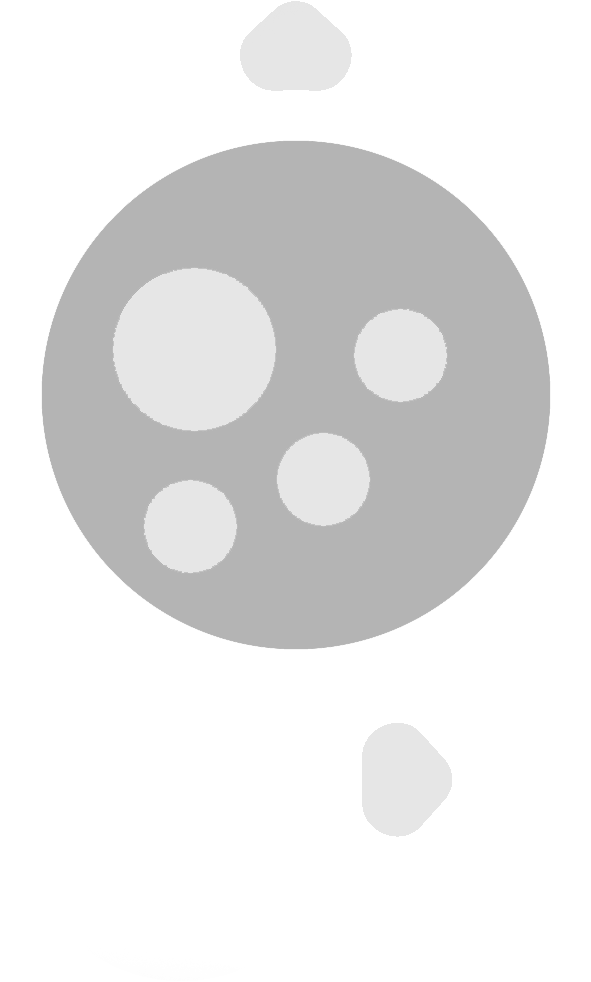
#> input picture Assets/Samples/XR Interaction Toolkit/2.6.4/XR Device Simulator/UI/ControllerDevice/ControllerLeft.png, 591 x 982 px
$ python -i fetch_third_party_assets.py   (imports and definitions only)
#> lines starting #> are read from the running program, lines starting #| are printed output that depends on the picture
"""Fetch and prepare the third-party assets used by SafeRoute VR (all licence-verified; see CREDITS.md).

  python Tools/Assets/fetch_third_party_assets.py fetch      download raw files into the cache (outside the project)
  python Tools/Assets/fetch_third_party_assets.py process    convert them into Assets/SafeRoute/ThirdParty/<Source>/<Asset>/
  python Tools/Assets/fetch_third_party_assets.py credits    (re)write Assets/SafeRoute/ThirdParty/CREDITS.md

Processing makes the files Unity-ready for URP/Lit in a Linear project: OpenGL (+Y) normal maps only, roughness
converted to a MetallicSmoothness map (R = metallic, A = 1 - roughness), signs and flipbooks resized to VR-sensible
sizes. The scene generator only loads these by path and falls back to its procedural materials when a file is missing.
Requires: numpy, Pillow. Cache: %TEMP%/SafeRouteAssetCache (override with SAFEROUTE_ASSET_CACHE).
"""
import io
import json
import os
import shutil
import sys
import tempfile
import time
import urllib.parse
import urllib.request
import zipfile

import numpy as np
from PIL import Image, ImageDraw, ImageFilter, ImageFont

ROOT = os.path.dirname(os.path.dirname(os.path.dirname(os.path.abspath(__file__))))
OUT = os.path.join(ROOT, "Assets", "SafeRoute", "ThirdParty")
CACHE = os.environ.get("SAFEROUTE_ASSET_CACHE", os.path.join(tempfile.gettempdir(), "SafeRouteAssetCache"))
UA = {"User-Agent": "SafeRouteVR-asset-fetch/1.0 (educational VR fire-safety training project)"}

# ---------- Manifest (licences verified against each source's API / licence page on 2026-10-30) ----------

POLYHAVEN_TEXTURES = {  # id: (resolution, real size in metres, use)
    "painted_plaster_wall": ("2k", 2.0, "Corridor and classroom painted walls"),
    "oak_veneer_01": ("1k", 1.83, "Door leaves, teacher's desk top and outdoor benches"),
    "smooth_concrete_floor": ("1k", 2.0, "Stairs, lift alcove, copings and roof (tinted to the scene's grey)"),
    "concrete_pavers": ("1k", 1.92, "Outdoor path to the assembly point"),
}
POLYHAVEN_MODELS = {  # id: (resolution, maps to fetch, use)
    "SchoolDesk_01": ("1k", ["Diffuse", "nor_gl", "Rough", "Metal"], "Classroom 1 desks"),
    "SchoolChair_01": ("1k", ["Diffuse", "nor_gl", "Rough", "Metal"], "Classroom 1 chairs"),
    "korean_fire_extinguisher_01": ("1k", ["body_diff", "body_nor_gl", "body_rough", "body_metal", "glass_diff", "glass_rough",
                                           "glass_opacity", "paper_diff", "paper_opacity", "paper_rough"],
                                    "Corridor fire extinguishers (Korean paper label replaced by an English label)"),
    "fire_alarm": ("1k", ["Diffuse", "nor_gl", "Rough", "Metal"], "Manual call points"),
}
AMBIENTCG = {  # id: (resolution, real size in metres or None = unknown, use)
    "Tiles110": ("2K", 1.85, "Corridor and classroom terrazzo floor"),
    "OfficeCeiling001": ("1K", 3.85, "Suspended T-bar ceiling (tiled at 3.6 m so its 6 x 6 tiles fit the 0.6 m ceiling grid)"),
    "Metal009": ("1K", None, "Brushed steel lift doors and lift metalwork"),
}
# Reviewed in the sourcing audit but not shipped (no material in the scene they fit without new geometry):
# burned_ground_01, PaintedMetal004 (its material is unused), Leaking001/008, SurfaceImperfections014.
NOT_SHIPPED = ["Poly Haven burned_ground_01", "ambientCG PaintedMetal004", "ambientCG Leaking001", "ambientCG Leaking008",
               "ambientCG SurfaceImperfections014", "Unity Labs Flame03, WispySmoke03, DiscSmoke01"]
WIKIMEDIA = {  # file: (licence, author, use)
    "ISO_Exit_-_Left.svg": ("CC0 1.0", "Maxxl2 (arrow) and The Navigators (running man)", "Exit sign pointing left"),
    "ISO_Exit_-_Right.svg": ("CC0 1.0", "Maxxl2 (arrow) and The Navigators (running man)", "Exit sign pointing right"),
    "ISO_Exit_-_Up.svg": ("CC0 1.0", "Maxxl2 (arrow) and The Navigators (running man)", "Exit sign straight ahead / through this door"),
    "ISO_7010_F001.svg": ("Public domain", "MaxxL", "Fire extinguisher sign"),
    "ISO_7010_F005.svg": ("Public domain", "MaxxL", "Fire alarm call point sign"),
    "ISO_7010_E007.svg": ("Public domain", "MaxxL", "Evacuation assembly point sign"),
}
# Flame03, WispySmoke03 and DiscSmoke01 were reviewed too; only the two sheets the scene uses are kept.
UNITY_LABS = ["Flame02", "WispySmoke01"]
UNITY_LABS_USE = {"Flame02": "Flame tongues of all fire patches", "WispySmoke01": "Smoke plumes and the ceiling smoke layer"}
OPENGAMEART = {
    "BurnedWood2": (["https://opengameart.org/sites/default/files/BurnedWood2_S.jpg", "https://opengameart.org/sites/default/files/BurnedWood2_N.jpg"],
                    "https://opengameart.org/content/burned-wood-texture-seamless-texture-with-normalmap-0", "CC-BY 3.0", "Keith333",
                    "Charred wood on burnt debris and boxes"),
}


# [56 lines left out: functions get, cached, fetch, not called in this run]


# ---------- process helpers ----------

def load(path, mode=None):
#> called with mode = 'L'
    im = Image.open(path)
#> im is the input picture: PIL image 591x982 RGBA; mean R, G, B, A 228, 228, 228, 169.7
    im.load()
    return im.convert(mode) if mode else im
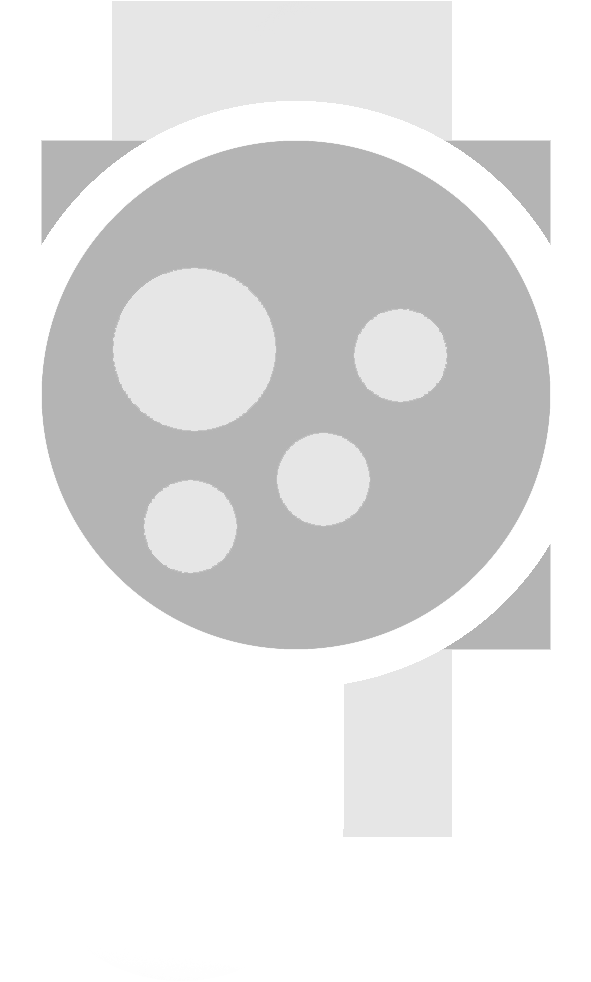
#> returned value: PIL image 591x982 L; min 180, max 255, mean 228


# [17 lines left out: functions load_gray, save, not called in this run]


def metallic_smoothness(rough_path, metal_path=None, size=None):
    """URP/Lit Metallic Map: R = metallic, G/B unused, A = smoothness (1 - roughness)."""
    rough = np.asarray(load(rough_path, "L"), dtype=np.float32) / 255.0
    metal = np.asarray(load(metal_path, "L"), dtype=np.float32) / 255.0 if metal_path else np.zeros_like(rough)
    if metal.shape != rough.shape:
        metal = np.asarray(Image.fromarray((metal * 255).astype(np.uint8)).resize(rough.shape[::-1], Image.BILINEAR), dtype=np.float32) / 255.0
    rgba = np.zeros(rough.shape + (4,), dtype=np.uint8)
    rgba[..., 0] = (metal * 255).round()
#> rgba: shape (982, 591, 4); every value is 0
    rgba[..., 3] = ((1.0 - rough) * 255).round()
    im = Image.fromarray(rgba, "RGBA")
    return im.resize((size, size), Image.LANCZOS) if size else im


# [302 lines left out: functions zip_member, resized, font, centred, worn, english_extinguisher_labels and 5 more, not called in this run]


# [2 lines not run here, left out]

>>> result = metallic_smoothness('../../Assets/Samples/XR Interaction Toolkit/2.6.4/XR Device Simulator/UI/ControllerDevice/ControllerLeft.png')
